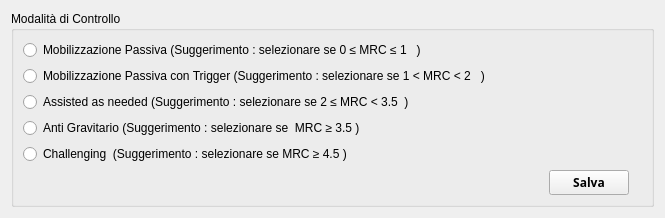
         <widget class="QWidget" name="tab_controllo">
          <attribute name="title">
           <string>Controllo</string>
          </attribute>
          <layout class="QGridLayout" name="gridLayout_11">
           <item row="0" column="0">
            <widget class="QGroupBox" name="groupBox_controllo">
             <property name="title">
              <string>Modalità di Controllo</string>
             </property>
             <layout class="QGridLayout" name="gridLayout_18">
              <item row="2" column="0">
               <widget class="QRadioButton" name="radioButton_aan">
                <property name="text">
                 <string>Assisted as needed (Suggerimento : selezionare se 2 ≤ MRC &lt; 3.5  )</string>
                </property>
               </widget>
              </item>
              <item row="5" column="1">
               <widget class="QLabel" name="label_antig">
                <property name="text">
                 <string/>
                </property>
                <property name="pixmap">
                 <pixmap>../resources/images/img/modalità/antg.png</pixmap>
                </property>
                <property name="scaledContents">
                 <bool>true</bool>
                </property>
               </widget>
              </item>
              <item row="5" column="5">
               <spacer name="horizontalSpacer">
                <property name="orientation">
                 <enum>Qt::Horizontal</enum>
                </property>
                <property name="sizeHint" stdset="0">
                 <size>
                  <width>40</width>
                  <height>20</height>
                 </size>
                </property>
               </spacer>
              </item>
              <item row="7" column="5">
               <widget class="QPushButton" name="pushButton_controllo">
                <property name="font">
                 <font>
                  <family>Sans</family>
                  <weight>75</weight>
                  <bold>true</bold>
                 </font>
                </property>
                <property name="text">
                 <string>Salva</string>
                </property>
                <property name="icon">
                 <iconset>
                  <normaloff>../resources/images/img/icone/Save.png</normaloff>../resources/images/img/icone/Save.png</iconset>
                </property>
               </widget>
              </item>
              <item row="6" column="0">
               <widget class="QRadioButton" name="radioButton_chall">
                <property name="text">
                 <string>Challenging  (Suggerimento : selezionare se MRC ≥ 4.5 )</string>
                </property>
               </widget>
              </item>
              <item row="6" column="6">
               <widget class="QLabel" name="label_22">
                <property name="text">
                 <string/>
                </property>
               </widget>
              </item>
              <item row="6" column="1">
               <widget class="QLabel" name="label_chall">
                <property name="text">
                 <string/>
                </property>
                <property name="pixmap">
                 <pixmap>../resources/images/img/modalità/challenging.png</pixmap>
                </property>
                <property name="scaledContents">
                 <bool>true</bool>
                </property>
               </widget>
              </item>
              <item row="1" column="0">
               <widget class="QRadioButton" name="radioButton_trigger">
                <property name="text">
                 <string>Mobilizzazione Passiva con Trigger (Suggerimento : selezionare se 1 &lt; MRC &lt; 2   )</string>
                </property>
               </widget>
              </item>
              <item row="5" column="0">
               <widget class="QRadioButton" name="radioButton_ag">
                <property name="text">
                 <string>Anti Gravitario (Suggerimento : selezionare se  MRC ≥ 3.5 )</string>
                </property>
               </widget>
              </item>
              <item row="0" column="0">
               <widget class="QRadioButton" name="radioButton_pass">
                <property name="text">
                 <string>Mobilizzazione Passiva (Suggerimento : selezionare se 0 ≤ MRC ≤ 1   )</string>
                </property>
               </widget>
              </item>
              <item row="1" column="1">
               <widget class="QLabel" name="label_trigger">
                <property name="text">
                 <string/>
                </property>
                <property name="pixmap">
                 <pixmap>../resources/images/img/modalità/trigger.png</pixmap>
                </property>
                <property name="scaledContents">
                 <bool>true</bool>
                </property>
               </widget>
              </item>
              <item row="0" column="1">
               <widget class="QLabel" name="label_pass">
                <property name="text">
                 <string/>
                </property>
                <property name="pixmap">
                 <pixmap>../resources/images/img/modalità/mob_pass.png</pixmap>
                </property>
                <property name="scaledContents">
                 <bool>true</bool>
                </property>
               </widget>
              </item>
              <item row="1" column="2">
               <spacer name="horizontalSpacer_6">
                <property name="orientation">
                 <enum>Qt::Horizontal</enum>
                </property>
                <property name="sizeHint" stdset="0">
                 <size>
                  <width>40</width>
                  <height>20</height>
                 </size>
                </property>
               </spacer>
              </item>
              <item row="2" column="1">
               <widget class="QLabel" name="label_asasne">
                <property name="text">
                 <string/>
                </property>
                <property name="pixmap">
                 <pixmap>../resources/images/img/modalità/asasn.png</pixmap>
                </property>
                <property name="scaledContents">
                 <bool>true</bool>
                </property>
               </widget>
              </item>
             </layout>
            </widget>
           </item>
          </layout>
         </widget>
